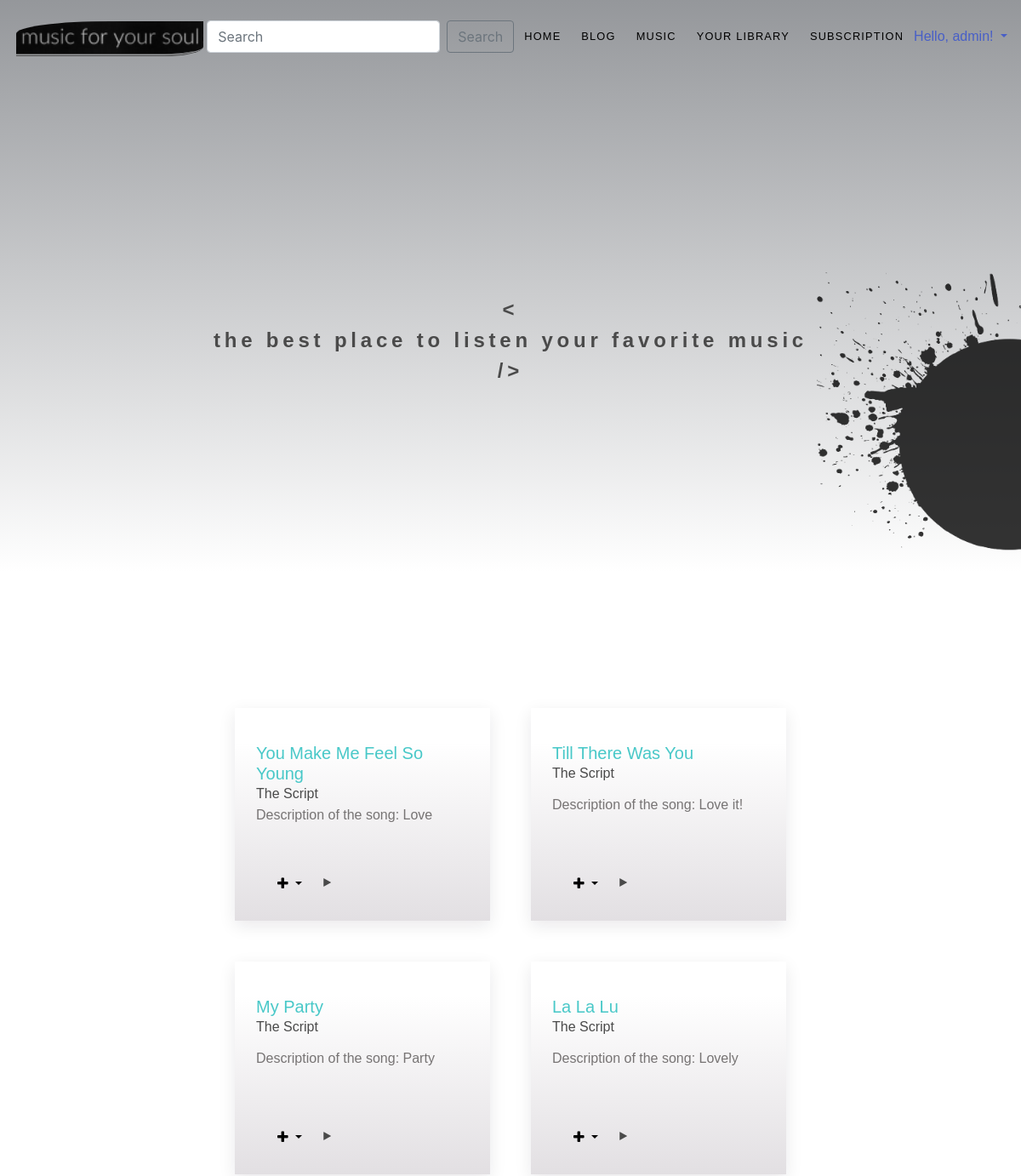
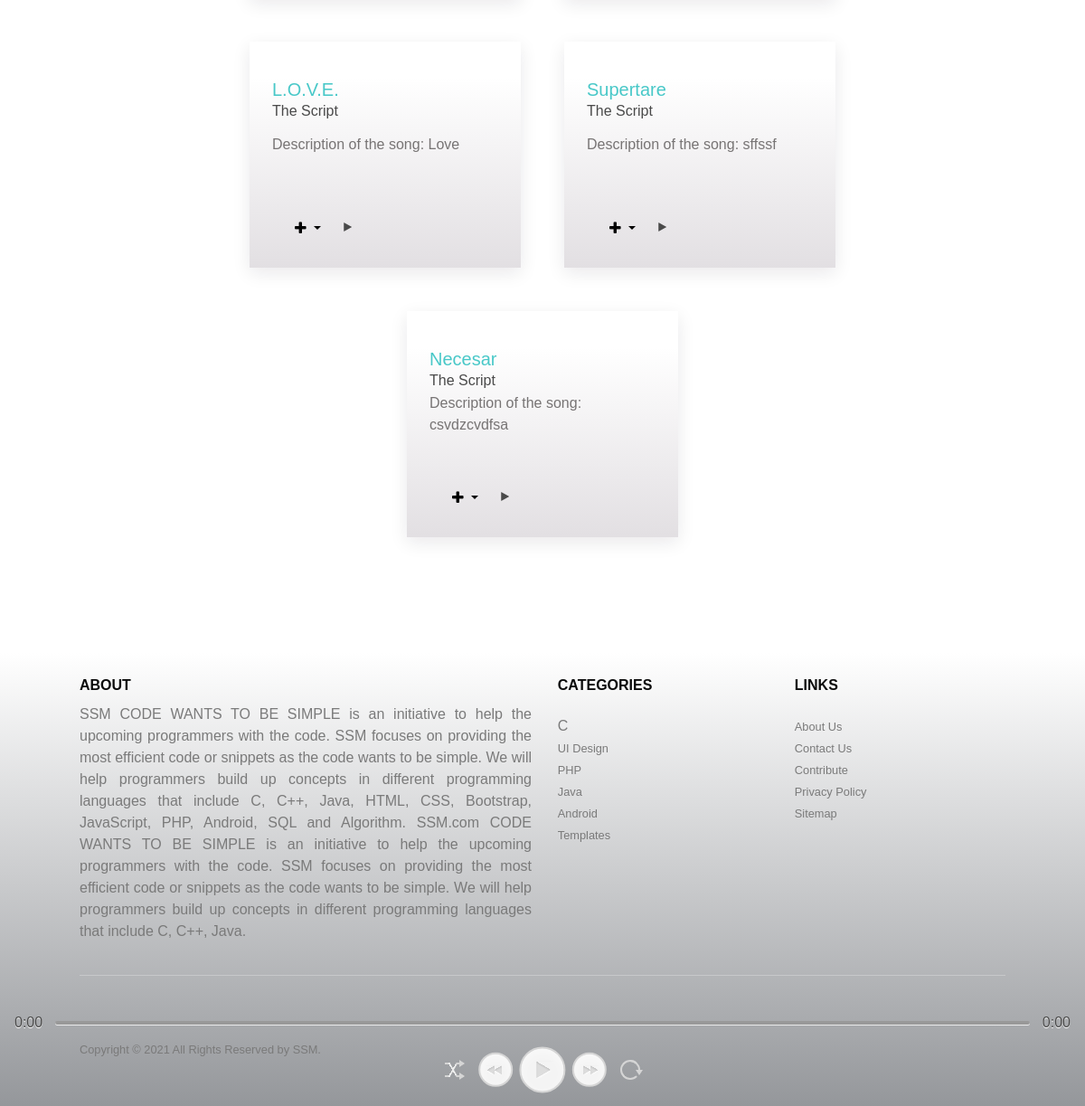
The app's page /music/ (signed in) with its own data (2 pictures, top to bottom).
### ssm_app/models.py (models this page shows, shortened)
class Song(models.Model):
    class State(models.IntegerChoices):
        LIKED = 1
    title = models.CharField(max_length=128)
    artists = models.ManyToManyField(Artist)
    playlists = models.ManyToManyField(Playlist, null=True, blank=True)
    album = models.ForeignKey(Album, on_delete=models.DO_NOTHING, null=True)
    genre = models.ForeignKey(Genre, on_delete=models.DO_NOTHING)
    description = models.TextField()
    published = models.DateField()
    created_at = models.DateTimeField(auto_now=True)
    state = models.IntegerField(choices=State.choices)
    file = models.FileField(upload_to="static/media/")
    sample = models.FileField(upload_to="static/sample/")

### ssm_app/views.py (the view)
# urls.py: path('music/', show_music_view, name='music'),
def show_music_view(request):
    songs = Song.objects.all()
    playlist = Playlist.objects.all()
    search_text = request.GET.get('search', '')
    if search_text:
        songs = songs.filter(title__contains=search_text)
    return render(
        request,
        template_name='music.html',
        context={'songs': songs, 'search_text': search_text, 'playlists': playlist})

### ssm_app/templates/music.html (shortened to what this page needs)
{% extends 'base.html' %}
{% load static %}
{% block content %}
    <link rel="stylesheet" href="{% static '/css/music.css' %}">
    <section class="hero is-large music_hero-section">
        <div class="hero-body is-flex is-justify-content-center is-align-items-center">
            <h1 class="title is-size-4 music-title has-text-centered"><span><</span><br>the best place to listen your
                favorite music<br>/></h1>
        </div>
        <img src="{% static '/media/splash.png' %}" class="splash" alt="splash"/>
    </section>
    <div class="container music">
        <div class="columns is-flex-wrap-wrap px-5 music-container">
            <div class="column is-half mb-4 p-4">
                <article class="music-section">
                    {% for song in songs %}
                        <div class="music-entry">
                            <div class="column music_second-column">
                                <header class="music-entry-header">
                                    <h2 class="music-entry-title mt-4"><a href="#"
                                                                          class="is-size-5">{{ song.title }}</a></h2>
                                    <p class="">The Script</p>
                                </header>
                                <div class="music-entry-content">
                                    <p>Description of the song: {{ song.description }}</p>
                                </div>
                                <footer class="music-entry-footer row">
                                    <div class="read-more col-md-6">
                                        <div class="dropdown">
                                            <button class="btn btn-secondary dropdown-toggle dropdown-playlist"
                                                    type="button"
                                                    id="dropdownMenuButton" data-toggle="dropdown" aria-haspopup="true"
                                                    aria-expanded="false">
                                                <i class="fa fa-solid fa-plus ml-3"></i>
                                            </button>
                                        </div>
                                        <i class="fa fa-solid fa-play ml-3" onclick="play('{{ forloop.counter0 }}')"></i>
                                    </div>
                                </footer>
                            </div>
                        </div>
                    {% endfor %}
                </article>
            </div>
        </div>
    </div>
{% endblock %}

### ssm_app/templates/base.html (shortened to what this page needs)
{% load static %}
<html {% if LANGUAGE_CODE %}lang="{{ LANGUAGE_CODE }}"{% endif %}>
<head>
    <link rel="stylesheet" href="https://stackpath.bootstrapcdn.com/bootstrap/4.2.1/css/bootstrap.min.css"
>
    <link rel="stylesheet" href="https://cdn.jsdelivr.net/npm/bulma@0.9.3/css/bulma.min.css">
    <link rel="stylesheet" href="https://cdnjs.cloudflare.com/ajax/libs/font-awesome/4.7.0/css/font-awesome.min.css">
    {% load static %}
    <link rel="stylesheet" href="{% static '/css/style.css' %}">
</head>
<body>
<div class="nav-container hero-head">
    <nav class="navbar hp-nav px-4 container is-fluid">
        <div class="container">
            <div class="navbar-brand">
                <a>
                    <img src="{% static '/media/aaa.png' %}" class="logo-ssm" alt="logo" width="220" height="40"/>
                </a>
            </div>
        </div>
        <div id="navbarMenuHeroA" class="navbar-menu">
            <form class="form-inline my-2 my-lg-0" id="search-form" method="get" action="{% url 'music' %}">
                <input class="form-control mr-sm-2" type="search" placeholder="Search" aria-label="Search" name="search"
                       value="{{ search_text }}">
                <button class="btn btn-outline-secondary my-2 my-sm-0" type="submit">Search</button>
            </form>
            <div class="navbar-end">
                <a class="navbar-item is-uppercase is-active" href="/">
                    Home
                </a>
                <a class="navbar-item is-uppercase" href="/blog">
                    Blog
                </a>
                <a class="navbar-item is-uppercase" href="{% url 'music' %}">
                    Music
                </a>
                {% if request.user.is_authenticated %}
                    <a class="navbar-item is-uppercase" href="{% url 'playlist' %}">
                        Your Library
                    </a>
                {% endif %}
                <a class="navbar-item is-uppercase" href="{% url 'subscribe' %}">
                    Subscription
                </a>
            </div>
            <div class="navbar-nav ml-auto">
                <div class="nav-item dropdown">
                    {% if user.is_authenticated %}
                        <a class="nav-link active dropdown-toggle" href="#" data-toggle="dropdown">
                            {% if user.first_name %}Hello, {{ user.first_name }}!
                            {% else %}Hello, {{ user.username }}!{% endif %}
                        </a>
                    {% endif %}
                </div>
            </div>
    </nav>
</div>
{% block content %}
{% endblock %}
<div class="player paused">
    <div class="info">
        <div class="time">
            <span class="current-time">0:00</span>
            <span class="progress"></span>
            <span class="duration">0:00</span>
        </div>
    </div>
    <div class="actions">
        <button class="shuffle">
            <div class="arrow"></div>
            <div class="arrow"></div>
        </button>
        <button class="button rw" onclick="previous()">
            <div class="arrow"></div>
            <div class="arrow"></div>
        </button>
        <button class="button play-pause" id="play_button">
            <div class="arrow"></div>
        </button>
        <button class="button ff" onclick="fastForward()">
            <div class="arrow"></div>
            <div class="arrow"></div>
        </button>
        <button class="repeat"></button>
    </div>
</div>
<footer class="footer">
    <div class="section">
        <div class="columns">
            <div class="column is-half">
                <div class="content">
                    <h3 class="has-text-black is-uppercase is-size-6">About</h3>
                    <p class="has-text-grey text-justify">SSM CODE WANTS TO BE SIMPLE is an initiative
                    </p>
                </div>
            </div>
            <div class="column">
                <div class="content">
                    <h3 class="has-text-black is-uppercase is-size-6">Categories</h3>
                </div>
                <ul class="has-text-grey">
                    <li><a class="has-text-grey sublink:hover" href="#">C</a></li>
                    <li><a class="has-text-grey sublink" href="#">UI Design</a></li>
                    <li><a class="has-text-grey sublink" href="#">PHP</a></li>
                    <li><a class="has-text-grey sublink" href="#">Java</a></li>
                    <li><a class="has-text-grey sublink" href="#">Android</a></li>
                    <li><a class="has-text-grey sublink" href="#">Templates</a></li>
                </ul>
            </div>
            <div class="column">
                <div class="content">
                    <h3 class="has-text-black is-uppercase is-size-6">Links</h3>
                </div>
                <ul class="has-text-grey">
                    <li><a class="has-text-grey sublink is-hoverable" href="#">About Us</a></li>
                    <li><a class="has-text-grey sublink" href="#">Contact Us</a></li>
                    <li><a class="has-text-grey sublink" href="#">Contribute</a></li>
                    <li><a class="has-text-grey sublink" href="#">Privacy Policy</a></li>
                    <li><a class="has-text-grey sublink" href="#">Sitemap</a></li>
                </ul>
            </div>
        </div>
        <hr>
        <div class="columns">
            <div class="column mt-6">
                <p class="has-text-grey copyright-text">Copyright &copy; 2021 All Rights Reserved by
                    <a class="has-text-grey sublink" href="#">SSM</a>.
                </p>
            </div>
            <div class="column mt-6">
                    <span class="is-medium">
                        <ul class="social-icons is-flex is-justify-content-flex-end">
                            <li><a class="mr-2" href="#"></a></li>
                            <li><a class="mr-2" href="#"></a></li>
                            <li><a class="mr-2" href="#"></a></li>
                            <li><a class="mr-2" href="#"></a></li>
                        </ul>
                    </span>
            </div>
        </div>
    </div>
</footer>
</body>
</html>

### ssm_app/static/css/music.css (style rules this page uses)
#navbarMenuHeroA a.navbar-item, #navbarMenuHeroA a.navbar-item.is-active { color: #000000; }
.hero.music_hero-section { background-color: #f4f3f3; background-image: linear-gradient(180deg, #1118216b 0%, #ffffff 84%); height: 100vh; }
.hero.music_hero-section:before { background: none; }
.hero .hero-body .title { color: #4a4a4a; }
img.splash { position: absolute; right: -10rem; top: 20rem; opacity: 0.8; -webkit-transform: scaleX(-1); transform: scaleX(-1); width: 400px; height: 400px; }
.music-container .column { width: 100%; display: flex; flex-direction: column; justify-content: space-between; }
.read-more { margin-top: 3rem; font-size: 0.7rem; display: flex; align-items: center; width: 100%; }
.columns.music-container { margin-top: 1rem; }
.music-entry { display: flex; width: 100%; margin-bottom: auto; margin-top: auto; box-shadow: 0 6px 19px rgb(22 10 28 / 9%); -webkit-box-shadow: 0 6px 19px rgb(22 10 28 / 9%); -moz-box-shadow: 0 6px 19px rgba(22, 10, 28, 0.09); -moz-border-radius: 13px; max-width: 300px; min-height: 250px; padding: 13px; background-image: linear-gradient(360deg, #66566730 0%, #ffffff 84%); }
.btn-secondary.dropdown-playlist { color: #000000; background-color: transparent; border-color: transparent; }
.btn-secondary { color: #000000; background-color: transparent; border-color: transparent; }
.music-entry .music-entry-title a { font-size: 2.6rem; color: rgba(47, 192, 192, 0.88); }
.music-title { letter-spacing: 0.3rem; }
.column article { display: flex !important; margin-bottom: 2rem; }
.music-entry-content p { font-size: 1rem; color: #656262e0; }
.music-entry-title a { color: #4e4c4ce0; }
.read-more { font-size: 0.7rem; }
article.music-section { display: flex; justify-content: center; gap: 3rem; flex-wrap: wrap; }

### records on screen
Song: title "You Make Me Feel So Young", description "Love"
Song: title "Till There Was You", description "Love it!"
Song: title "My Party", description "Party"
Song: title "La La Lu", description "Lovely"
Song: title "L.O.V.E.", description "Love"
Song: title "Supertare", description "sffssf"
Song: title "Necesar", description "csvdzcvdfsa"

### other values on screen
{{ user.username }} "admin"
